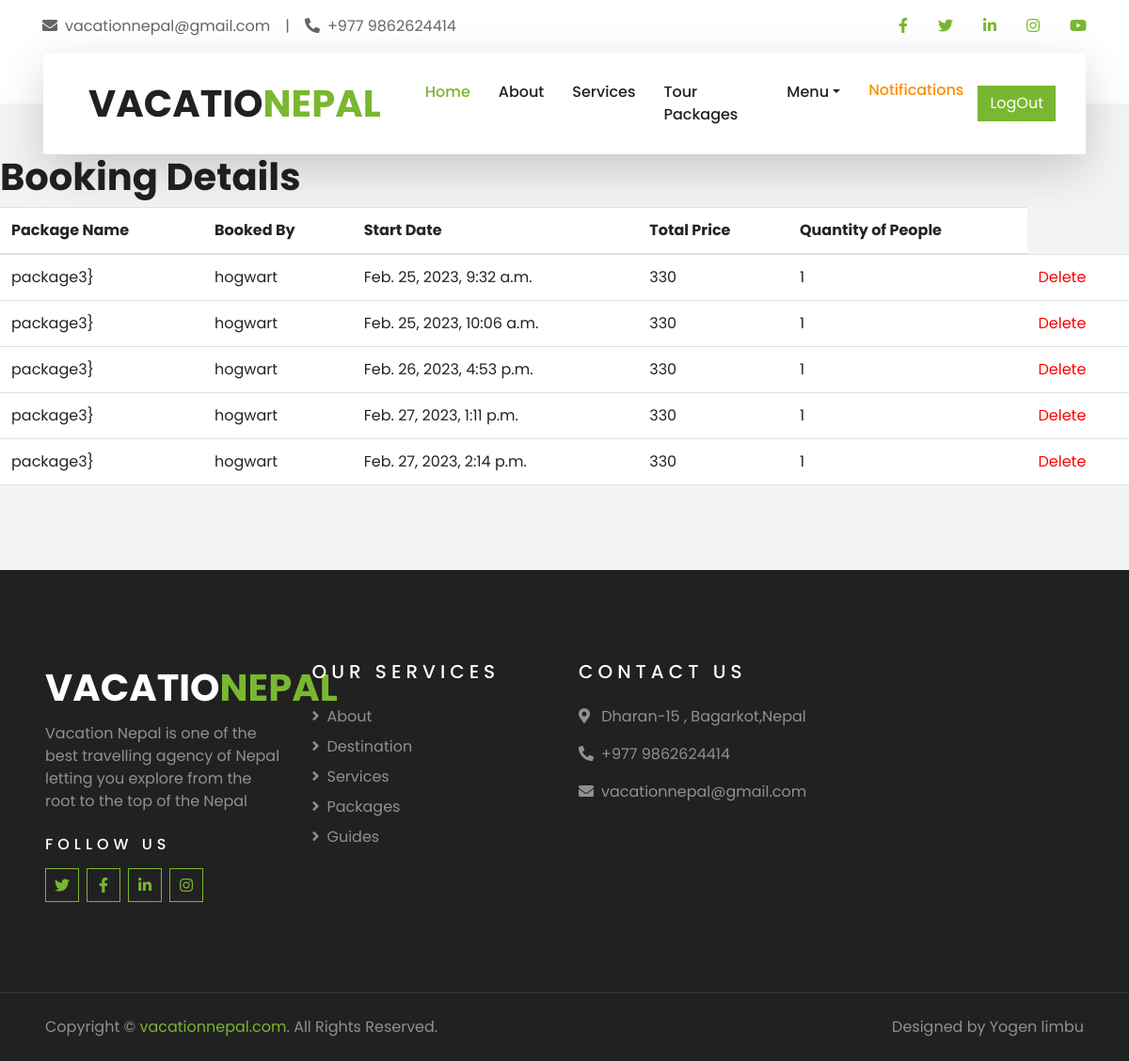
Page /home/bookings (signed in) on the earlier database version.
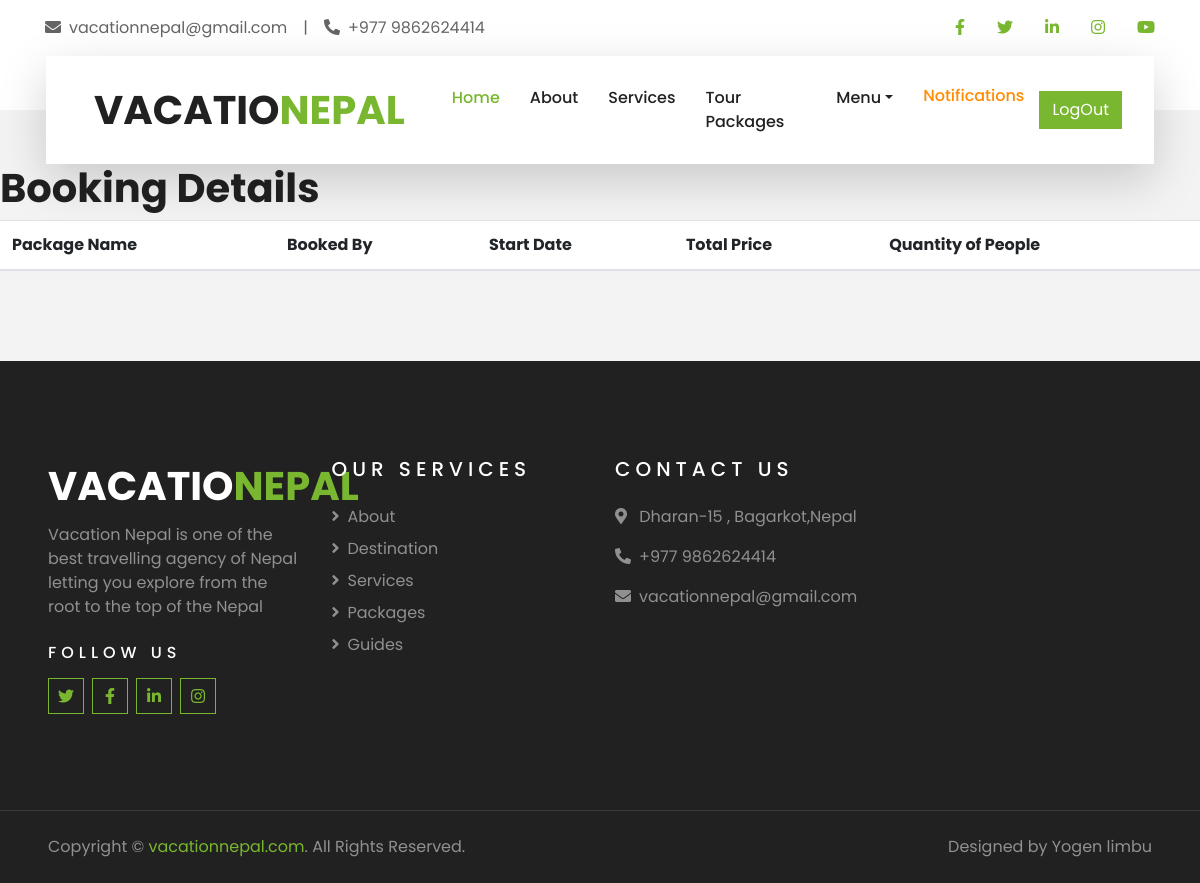
Same page on the later database version.
### packages/models.py (models this page shows, shortened)
class PackageBooking(models.Model):
    packageName=models.ForeignKey(Packages,on_delete=models.CASCADE)
    user=models.ForeignKey(User,on_delete=models.CASCADE)
    id=models.UUIDField(default=uuid.uuid4,unique=True,primary_key=True,editable=False)
    packageStartDate = models.DateTimeField(auto_now_add=True)
    packageEndDate = models.DateTimeField(auto_now_add=True)
    peopleAmt= models.IntegerField()
    totalPrice=models.IntegerField()
    def __str__(self):
       return self.packageName.packageName

class Packages(models.Model):
    packageName= models.CharField(max_length=100)
    location =models.CharField(max_length=100,null=True,blank=True)
    id=models.UUIDField(default=uuid.uuid4,unique=True,primary_key=True,editable=False)
    description= models.TextField(max_length=2000,null=True,blank=True)
    packageDuration= models.IntegerField(null=True, blank=True)
    created = models.DateTimeField(auto_now_add=True)
    price = models.IntegerField(null=True, blank = True)
    vote_total= models.IntegerField(default=0, null=True,blank=True)
    ratings= models.IntegerField(default=0, null=True,blank=True)
    itenary=models.TextField(max_length=1000,null=True,blank=True)
    isUnderRated= models.BooleanField(default=False)
    defimage= models.ImageField(null=True,blank=True,default='default.jpg')

### packages/views.py (the view)
# urls.py: path('bookings',views.bookings ,name ='bookings'),
@user_passes_test(lambda u: u.is_superuser)
def bookings(request):
   bookings= PackageBooking.objects.all()
   context={'bookings':bookings}
   return render(request,'packages/bookings.html',context)

### packages/templates/packages/bookings.html
{%extends 'main.html'%}
{%block content%}
<h1>Booking Details</h1>
<table class="table">
    <thead>
      <tr>
        <th scope="col">Package Name</th>
        <th scope="col">Booked By</th>
        <th scope="col">Start Date</th>
        <th scope="col">Total Price</th>
        <th scope="col">Quantity of People</th>
      </tr>
    </thead>
    <tbody>
        {%for booking in bookings%}
      <tr>
        <td>{{booking}}}</td>
        <td>{{booking.user}}</td>
        <td>{{booking.packageStartDate}}</td>
        <td>{{booking.totalPrice}}</td>
        <td>{{booking.peopleAmt}}</td>
        <td> <a style="color:red" href="{%url 'deletebooking' booking.id%}">Delete</a></td>
      </tr>
      {%endfor%}
    </tbody>
  </table>
{%endblock%}

Differences in the rows shown:
removed PackageBooking: packageName.packageName "package3", user "hogwart", packageStartDate "Feb. 25, 2023, 9:32 a.m.", totalPrice "330", peopleAmt "1"
removed PackageBooking: packageName.packageName "package3", user "hogwart", packageStartDate "Feb. 25, 2023, 10:06 a.m.", totalPrice "330", peopleAmt "1"
removed PackageBooking: packageName.packageName "package3", user "hogwart", packageStartDate "Feb. 26, 2023, 4:53 p.m.", totalPrice "330", peopleAmt "1"
removed PackageBooking: packageName.packageName "package3", user "hogwart", packageStartDate "Feb. 27, 2023, 1:11 p.m.", totalPrice "330", peopleAmt "1"
removed PackageBooking: packageName.packageName "package3", user "hogwart", packageStartDate "Feb. 27, 2023, 2:14 p.m.", totalPrice "330", peopleAmt "1"
